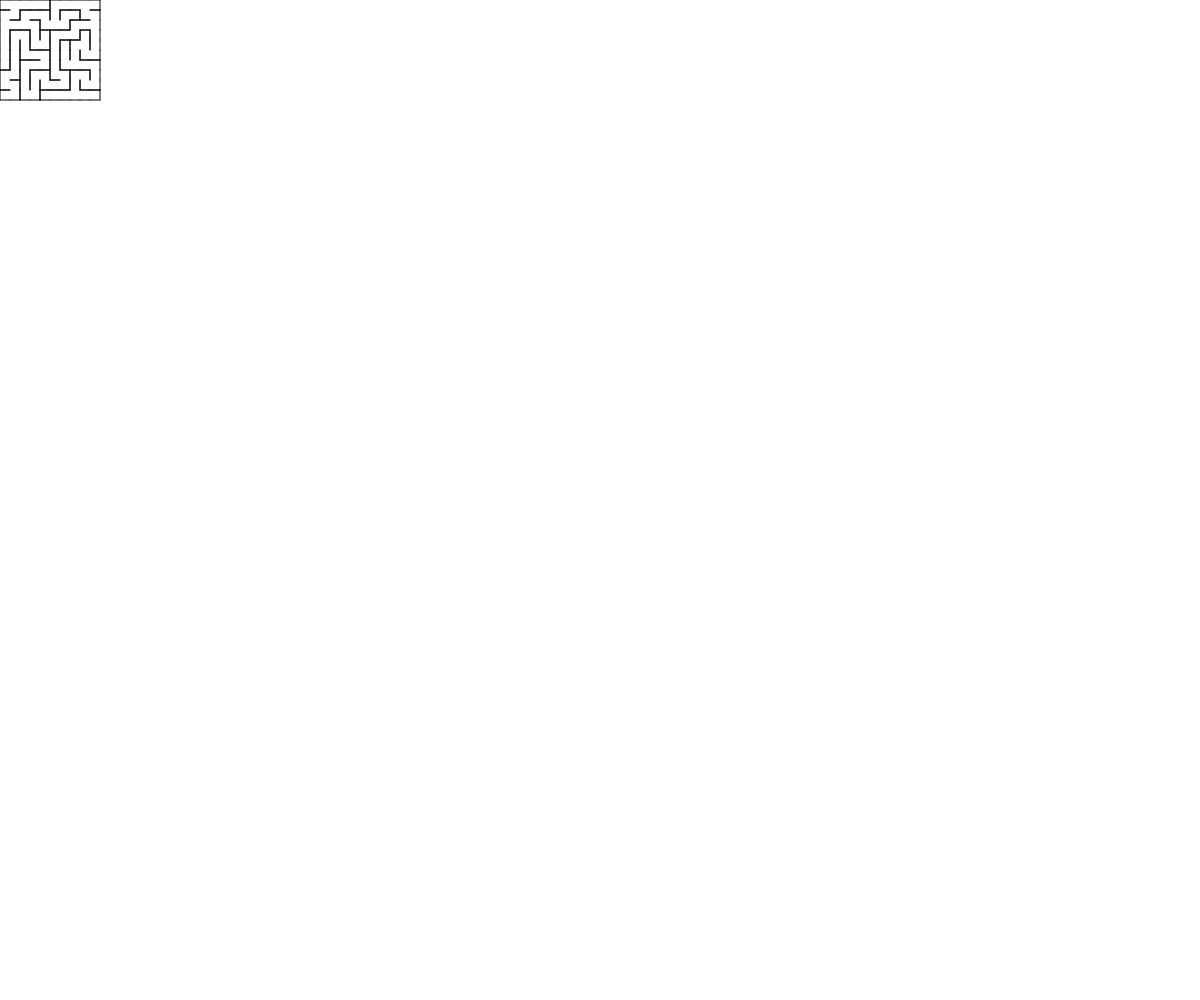
Frame 1 (no input)
Frame 60 (no input): identical to frame 1, image omitted
Frame 120 (the mouse pressed at the canvas centre since frame 60): identical to frame 1, image omitted

The p5.js sketch that drew this single still picture (run headless with seeded random() and noise() and a simulated clock; from frame 60 on, the mouse is pressed at the canvas centre):

// p5.js sketch
// ── sketch.js
let cellSize = 10;
let [NORTH, EAST, SOUTH, WEST] = [0, 1, 2, 3]; 
let [n, m] = [10, 10]

function setup() {
  createCanvas(windowWidth, windowHeight);
  drawMaze(graphToMaze(generateSpanningTree()));
}

function draw() {
}

function drawMaze(maze) {
  maze.forEach((row, i) => row.forEach((cell, j) => 
    cell.forEach((isWall, dir) => isWall ? drawWall(i, j, dir) : null)
  ));
}

function drawWall(i, j, dir) {
  let y = i * cellSize;
  let x = j * cellSize;

  switch(dir) {
    case NORTH: 
      return line(x, y, x + cellSize, y);
    case EAST:
      return line(x + cellSize, y, x + cellSize, y + cellSize);
    case SOUTH:
      return line(x + cellSize, y + cellSize, x, y + cellSize);
    case WEST:
      return line(x, y + cellSize, x, y);
  }
}

function generateGridGraph() {
  let graph = [];

  for (let cur = 0; cur < n * m; cur++) {
    let cell = [];
    let i = cur / m;
    let j = cur % m;

    if (i - 1 >= 0) { cell.push(cur - m); }
    if (j + 1 < m)  { cell.push(cur + 1); }
    if (i + 1 < n)  { cell.push(cur + m); }
    if (j - 1 >= 0) { cell.push(cur - 1); }

    graph.push(cell);
  }

  return graph;
}

function generateSpanningTree() {
  let grid = generateGridGraph();
  let visited = [];
  let spanningTree = []
  let stack = [randomInt(n * m)];

  for (let i = 0; i < n * m; i++) {
    spanningTree.push([]);
    visited.push(0);
  }
  visited[peek(stack)] = 1;

  while (stack.length) {
    let cur = peek(stack);
    let curList = grid[cur].filter(vert => !visited[vert]);

    if (curList.length) {
      let next = random(curList);
      visited[next] = true;

      spanningTree[cur].push(next);
      spanningTree[next].push(cur);

      stack.push(next);
    } else {
      stack.pop();
    }
  }

  return spanningTree;
}

function peek(arr) {
  return arr[arr.length - 1];
}

function randomInt(to, from = 0) {
  return Math.floor(Math.random() * to) + from;
}

function graphToMaze(graph) {
  let maze = [];
  for (let i = 0; i < n; i++) {
    maze.push([]);
    for (let j = 0; j < m; j++) {
      maze[i].push([1, 1, 1, 1]);
    }
  }
  graph.forEach((cell, cur) => {
    let i = floor(cur / m);
    let j = cur % m;

    if (cell.find(el => el === cur - m)) { maze[i][j][NORTH] = 0; maze[i - 1][j][SOUTH] = 0 ; }
    if (cell.find(el => el === cur + 1)) { maze[i][j][EAST]  = 0; maze[i][j + 1][WEST]  = 0 ; }
    if (cell.find(el => el === cur + m)) { maze[i][j][SOUTH] = 0; maze[i + 1][j][NORTH] = 0 ; }
    if (cell.find(el => el === cur - 1)) { maze[i][j][WEST]  = 0; maze[i][j - 1][EAST]  = 0 ; }
  });

  return maze;
}
